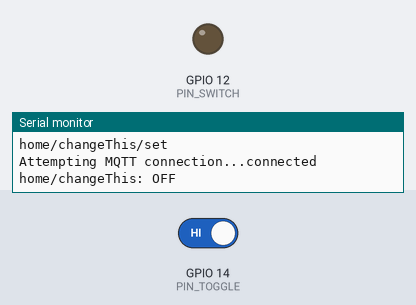
Recording of a sketch running on a simulated ESP8266 (NodeMCU). On the bench: output pins drawn as LEDs (lit = HIGH), the last lines printed to the serial monitor. The inputs (shaded band) are chosen by the test bench; at power-on: GPIO 14 (PIN_TOGGLE) HIGH. WiFi joins after 1.5 s; servers stay silent unless stated; storage starts empty; no MQTT or app messages arrive unless stated.

Above: at 2.7 s.
2.8 s: GPIO 14 (PIN_TOGGLE) driven LOW
At 3.5 s:
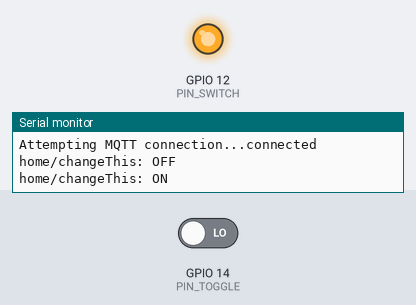
7.3 s: GPIO 14 (PIN_TOGGLE) driven HIGH
At 8.5 s:
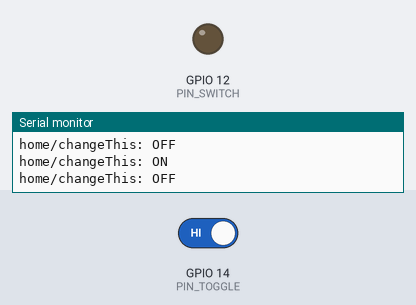
Timing chart, 0 to 10.3 s (numbered marks = the images above; inputs shaded):
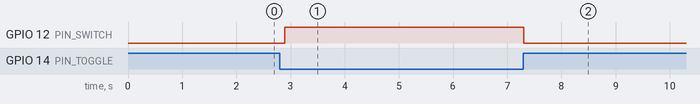

Measured:
- after the input at 2.8 s, GPIO 12 (PIN_SWITCH): LOW → HIGH after 0.09 s
- after the input at 7.3 s, GPIO 12 (PIN_SWITCH): HIGH → LOW at once

The sketch:

sonoff.ino
```cpp
#include <FS.h>
#include <WiFiManager.h>          //https://github.com/tzapu/WiFiManager
#include <ESP8266WiFi.h>
#include <PubSubClient.h>
#include "esp8266OTA.h"

#include <ArduinoJson.h>          //https://github.com/bblanchon/ArduinoJson

#define PIN_SWITCH 12
#define PIN_TOGGLE 14

const char* STATE_ON = "ON";
const char* STATE_OFF = "OFF";

//define your default values here, if there are different values in config.json, they are overwritten.
char mqtt_server[20] = "192.168.125.2";
char device_name[20] = "esp8266ChangeThis";
char extension_state[50] = "home/changeThis";
char extension_set[50] = "home/changeThis/set";

bool switchState = false;
bool lastToggleState = false;

char buf[256];

WiFiServer server(23);
WiFiClient serverClient;
WiFiClient client;
PubSubClient mqttClient(client);

bool shouldSaveConfig = false;

void setup() {
  pinMode(PIN_SWITCH, OUTPUT);
  pinMode(PIN_TOGGLE, INPUT_PULLUP);

  Serial.begin(115200);
  Serial.println("Booted Up :)");

  digitalWrite(PIN_SWITCH, false);
  lastToggleState = digitalRead(PIN_TOGGLE);

  readConfig();

  WiFiManager wifiManager;
  wifiManager.setSaveConfigCallback(saveConfigCallback);

  //reset settings - for testing
//  wifiManager.resetSettings();

  //sets timeout (seconds) until configuration portal gets turned off
  wifiManager.setTimeout(180);

  WiFiManagerParameter custom_mqtt_server("server", "mqtt server", mqtt_server, 20);
  WiFiManagerParameter custom_device("device", "device", device_name, 20);
  WiFiManagerParameter custom_extension_state("mqttState", "mqtt state", extension_state, 50);
  WiFiManagerParameter custom_extension_set("mqttSet", "mqtt set", extension_set, 50);

  wifiManager.addParameter(&custom_mqtt_server);
  wifiManager.addParameter(&custom_device);
  wifiManager.addParameter(&custom_extension_state);
  wifiManager.addParameter(&custom_extension_set);

//  wifiManager.startConfigPortal("OnDemandAP");
  if(!wifiManager.autoConnect())
  {
    Serial.println("failed to connect and hit timeout");
    ESP.reset();
  }

  //if you get here you have connected to the WiFi
  Serial.println("connected...yeey :)");

  //read updated parameters
  strcpy(mqtt_server, custom_mqtt_server.getValue());
  strcpy(device_name, custom_device.getValue());
  strcpy(extension_state, custom_extension_state.getValue());
  strcpy(extension_set, custom_extension_set.getValue());

    //save the custom parameters to FS
  if (shouldSaveConfig) {
    saveConfig();
  }

  Serial.println();
  Serial.print("connecting to ");
//  Serial.println(ssid);
//  WiFi.mode(WIFI_STA);
//  WiFi.begin(ssid, password);
//  while (WiFi.status() != WL_CONNECTED) {
//    delay(500);
//    Serial.print(".");
//  }
  Serial.println("");
  Serial.println("WiFi connected");
  Serial.print("IP address: ");
  Serial.println(WiFi.localIP());


  Serial.println("Settings");
  Serial.println(mqtt_server);
  Serial.println(device_name);
  Serial.println(extension_state);
  Serial.println(extension_set);


  mqttClient.setServer(mqtt_server, 1883);
  mqttClient.setCallback(callback);

  server.begin();
  server.setNoDelay(true);

  setupOTA(device_name);
}

bool readConfig()
{
    //read configuration from FS json
  Serial.println("mounting FS...");

  if (SPIFFS.begin()) {
    Serial.println("mounted file system");
    if (SPIFFS.exists("/config.json")) {
      //file exists, reading and loading
      Serial.println("reading config file");
      File configFile = SPIFFS.open("/config.json", "r");
      if (configFile) {
        Serial.println("opened config file");
        size_t size = configFile.size();
        // Allocate a buffer to store contents of the file.
        std::unique_ptr<char[]> buf(new char[size]);

        configFile.readBytes(buf.get(), size);
        DynamicJsonBuffer jsonBuffer;
        JsonObject& json = jsonBuffer.parseObject(buf.get());
        json.printTo(Serial);
        if (json.success()) {
          Serial.println("\nparsed json");

          strcpy(mqtt_server, json["mqtt_server"]);
          strcpy(device_name, json["device_name"]);
          strcpy(extension_state, json["extension_state"]);
          strcpy(extension_set, json["extension_set"]);

          return true;
        } else {
          Serial.println("failed to load json config");
        }
      }
    }
  } else {
    Serial.println("failed to mount FS");
  }
  return false;
}

bool saveConfig()
{
    Serial.println("saving config");
    DynamicJsonBuffer jsonBuffer;
    JsonObject& json = jsonBuffer.createObject();
    json["mqtt_server"] = mqtt_server;
    json["device_name"] = device_name;
    json["extension_state"] = extension_state;
    json["extension_set"] = extension_set;

    File configFile = SPIFFS.open("/config.json", "w");
    if (!configFile) {
      Serial.println("failed to open config file for writing");
    }

    json.printTo(Serial);
    json.printTo(configFile);
    configFile.close();
    //end save
}

void saveConfigCallback()
{
  shouldSaveConfig = true;
}


void logger(const char* msg)
{
  Serial.print(msg);
  int len = strlen(msg);
  uint8_t sbuf[len];
  memcpy(sbuf, msg, len);
  if (serverClient && serverClient.connected())
  {
    serverClient.write(sbuf, len);
  }
}

void reconnect() {
  // Loop until we're reconnected
  while (!mqttClient.connected()) {
    logger("Attempting MQTT connection...");
    // Attempt to connect
    if (mqttClient.connect(device_name)) {
      logger("connected\r\n");
      // update levels ...
      reportTopic(extension_state, (switchState) ? STATE_ON : STATE_OFF);
      // ... and resubscribe
      mqttClient.subscribe(extension_set);
    } else {
      sprintf(buf, "failed, rc=%d try again in 5 seconds\r\n", mqttClient.state());
      // Wait 5 seconds before retrying
      delay(5000);
    }
  }
}

void checkServer()
{
  if (server.hasClient()){
    serverClient.stop();
    serverClient = server.available();
    sprintf(buf, "New client\r\n");
    logger(buf);
  }
}

void reportTopic(const char* topic, const char* payload)
{
  mqttClient.publish(topic, payload);
  sprintf(buf, "%s: %s\r\n", topic, payload);
  logger(buf);
}

void reportTopic(const char* topic, int payload)
{
  sprintf(buf, "%d", payload);
  mqttClient.publish(topic, buf);
  sprintf(buf, "%s: %d\r\n", topic, payload);
  logger(buf);
}

void loop() {
  // put your main code here, to run repeatedly:
  if(WiFi.status() == WL_CONNECTED)
  {
    if (!mqttClient.connected())
    {
      reconnect();
    }
    mqttClient.loop();
    checkServer();

    checkToggle();
//    int waterLevel = analogRead(PIN_CHRISTMAS_TREE_WATER_LEVEL);
//    if(waterLevel < lastChristmasTreeWaterLevel - 10 || lastChristmasTreeWaterLevel + 10 < waterLevel)
//    {
//      reportTopic(CHRISTMAS_TREE_WATER_LEVEL, waterLevel);
//      lastChristmasTreeWaterLevel = waterLevel;
//    }

  }
  delay(100);
  ArduinoOTA.handle();
}

void checkToggle()
{
  bool toggleState = digitalRead(PIN_TOGGLE);
  if(toggleState != lastToggleState)
  {
    lastToggleState = toggleState;
    setRelay(!switchState);
  }
}


void setRelay(bool state)
{
  //printf("Button: %d\tstate: %b\tpin:%d\r\n", button, state, capRelayPin[button]);
//  switchCountdown[button] = 200;
  switchState = state;
  digitalWrite(PIN_SWITCH, state);
  reportTopic(extension_state, (state) ? STATE_ON : STATE_OFF);
}

void callback(char* topic, byte* payload, unsigned int length)
{
  sprintf(buf, "Received topic %s, payload %s\r\n", topic, payload);
  logger(buf);
  if(strncmp(topic, extension_set, strlen(extension_set)) == 0)
  {
    if ((char)payload[1] == 'N') //on
    {
      setRelay(true);
    }
    else if((char)payload[1] == 'F') //close
    {
      setRelay(false);
    }
  }
}
```
